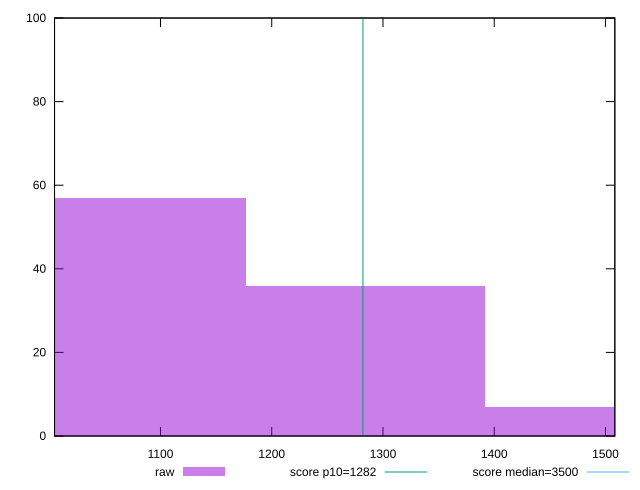

Source code (gnuplot):
reset

$raw <<EOF
1498.3513781381473 7
1070.250984384391 57
1284.301181261269 36
EOF

set key outside below
set boxwidth 214.05019687687818
set xrange [1004.7640000000007:1508.3959999999995]
set yrange [0:100]
set trange [0:100]
set style fill transparent solid 0.5 noborder

set parametric
set terminal svg size 640, 490 enhanced background rgb 'white'
set output "report_00022_2021-02-20T12:08:46.964Z/bootup-time/samples/pages/raw/histogram.svg"

plot $raw title "raw" with boxes, \
     1282,t title "score p10=1282", \
     3500,t title "score median=3500"

reset
